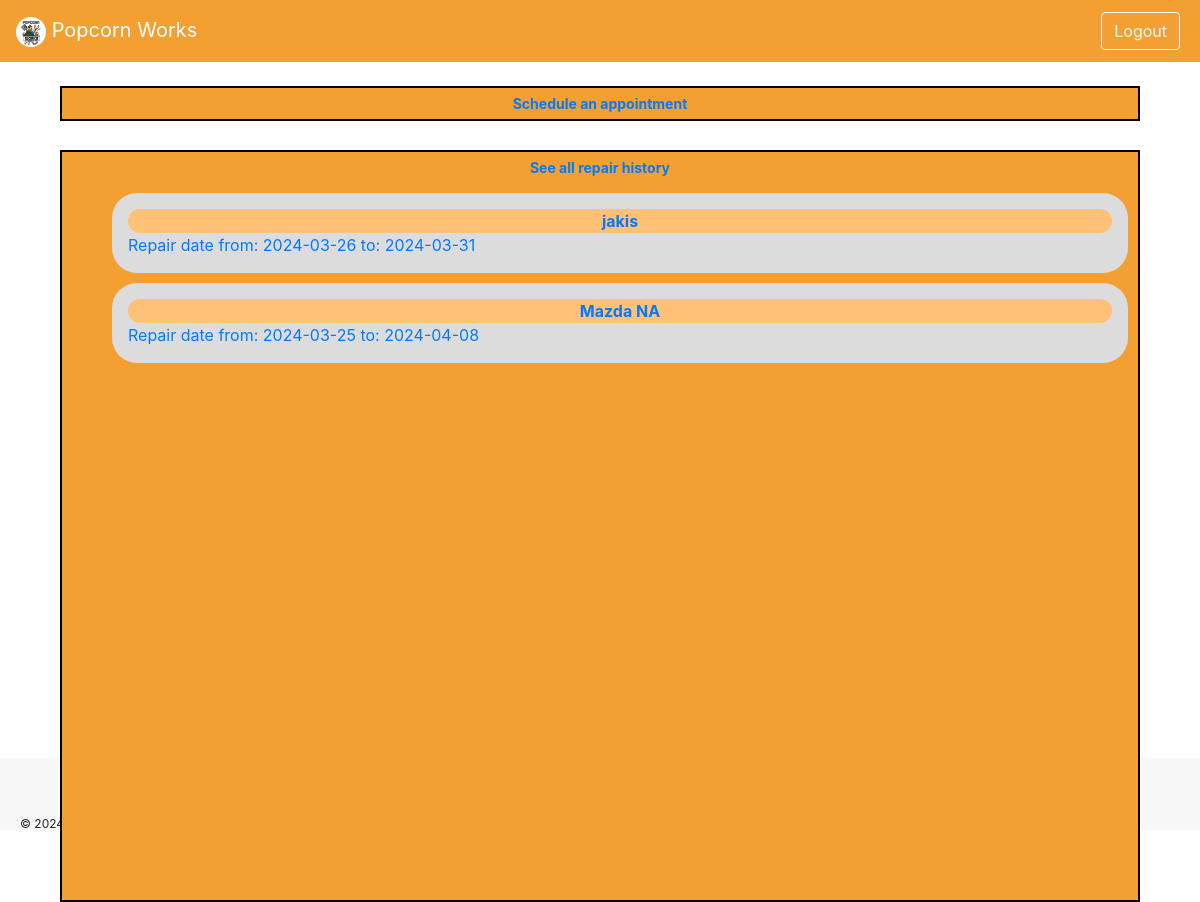
Before: /customer/ (signed in) with the older database file.
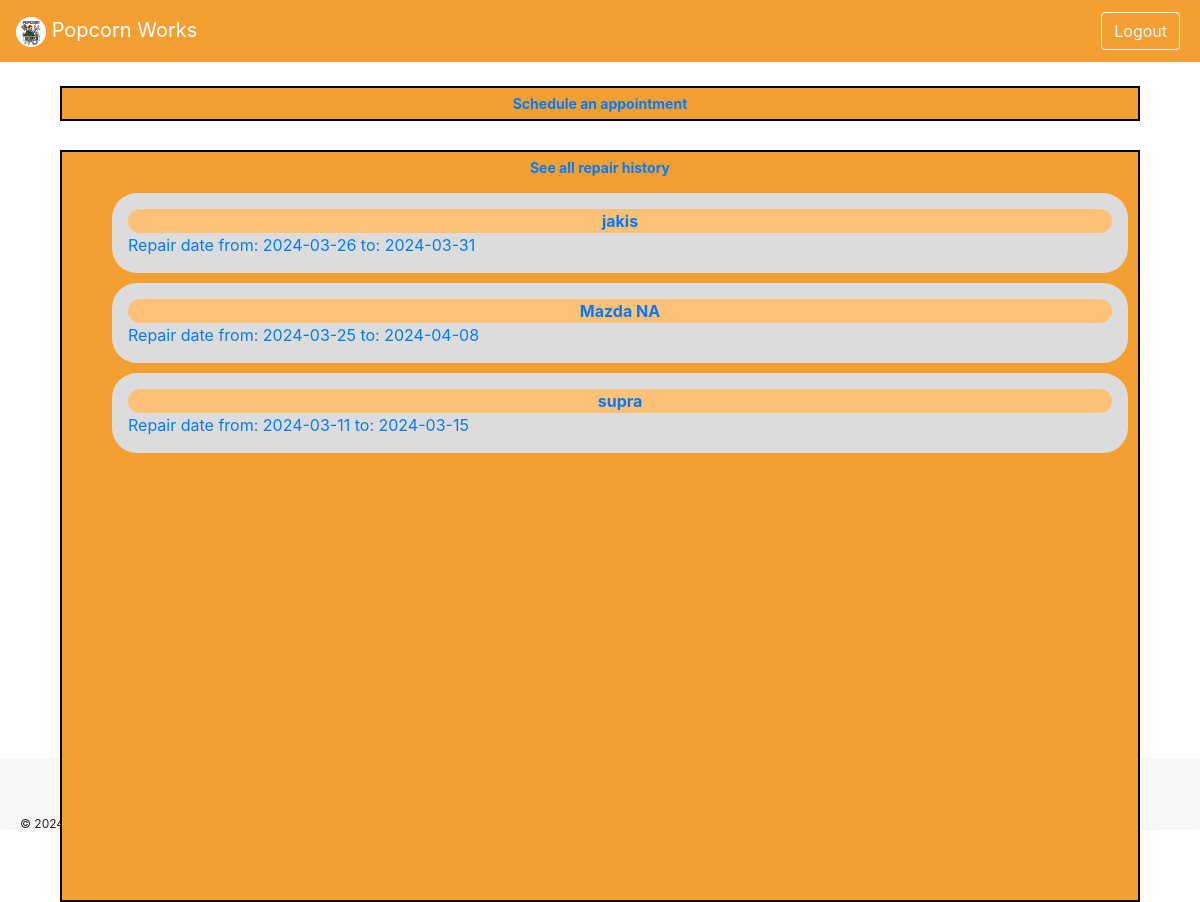
After: the same page with the newer database file.
### models.py (models this page shows)
class Repair(Base):
    __tablename__ = "repair"
    id = Column(Integer, primary_key=True, index=True)
    car_name = Column(String)
    start_date = Column(String)
    end_date = Column(String)
    active = Column(Boolean, default=False)
    customer_id = Column(Integer, ForeignKey("user.id"))
    money = Column(Float, default=0.00)
    parts = relationship("PartsInRepair", back_populates="repair")

### routers/customer.py (the view)
@router.get("/", response_class=HTMLResponse)
async def customer_home_page(request: Request, db: Session = Depends(get_db)):
    redirection = check_user_role_and_redirect(request, db, 'customer')
    if redirection["is_needed"]:
        return redirection['redirection']
    user = get_current_user(request)
    customer_repairs = db.query(models.Repair).filter(
        models.Repair.customer_id == user['id']).all()
    return templates.TemplateResponse("customer.html", {"request": request,
                                                        "user": user,
                                                        "customer_repairs": customer_repairs})

### templates/customer.html
{% include 'layout.html' %}
<div class="corner-element top-mechanic" style="height: auto; margin-top: 1rem;">
    <a href="/customer/calendar">
        <div class="corner-title">Schedule an appointment</div>
    </a>
</div>
<div>
    <div class="corner-element top-mechanic" style="margin-top: 5em; height: 47em;">
        <a href="/customer/repairs">
            <div class="corner-title">See all repair history</div>
        </a>
        <div class="scrollable-mechanic-list">
            <ul>
                {% for repair in customer_repairs %}
                <a href="/customer/repairs/{{repair.id}}">
                    <li style="list-style: none;">
                        <div class="message-box">
                            <div class="email_box" style="background: #ffc078; height: auto;">
                                <strong>{{ repair.car_name}}</strong>
                            </div>
                            <div>Repair date from: {{repair.start_date}} to: {{repair.end_date}}</div>
                        </div>
                    </li>
                </a>
                {% endfor %}
            </ul>
        </div>
    </div>
</div>

Changed rows visible on the page:
added Repair: car_name "supra", start_date "2024-03-11", end_date "2024-03-15"
